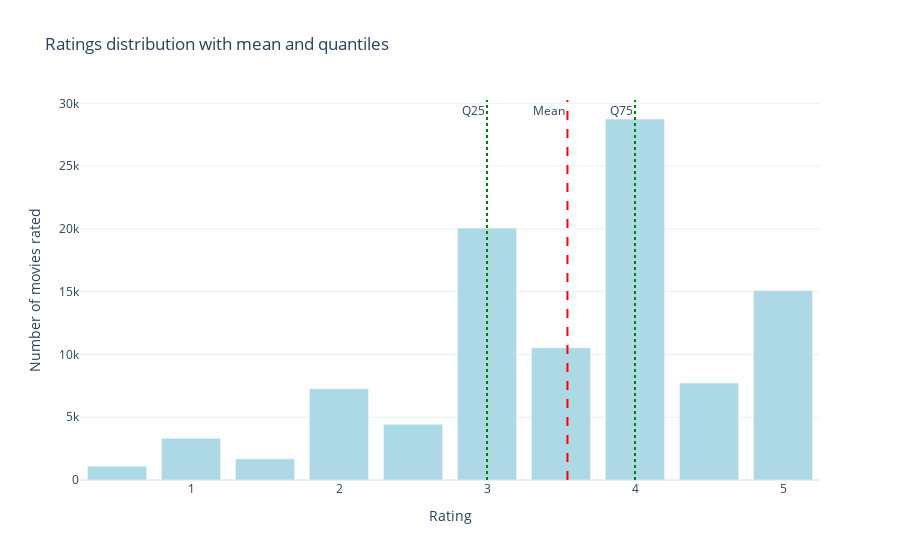

Notebook source saved alongside this figure:
### Markdown cell above
We will now look at the ratings datasets, first, we will study the small with fewer data and then apply the same methods over the bigger dataset. We will calculate the 0.25 and the 0.75 quantiles and the mean to have an idea of a minimum rating to get for our suggesting algorithm per user in the future.

### Code cell
ratings_small = pd.read_csv("ratings_small.csv")


mean_rating = ratings_small['rating'].mean()
quantiles = ratings_small['rating'].quantile([0.25, 0.75])

print("Ratings statistics :")
print(f"Mean : {mean_rating:.2f}")
print("Quantiles :")
print(quantiles)

plt.figure(figsize=(8, 5))
sns.boxplot(x=ratings_small['rating'], color='skyblue')
plt.title("Ratings distribution(Boxplot)")
plt.xlabel("Rating")
plt.show()

rating_counts = ratings_small['rating'].value_counts().sort_index()

fig = go.Figure()

fig.add_trace(go.Bar(
    x=rating_counts.index,
    y=rating_counts.values,
    marker_color='lightblue',
    name='Number of ratings'
))
fig.add_vline(x=mean_rating, line_dash="dash", line_color="red", 
              annotation_text="Mean", annotation_position="top left")

for q, val in quantiles.items():
    fig.add_vline(x=val, line_dash="dot", line_color="green", 
                  annotation_text=f"Q{int(q*100)}", annotation_position="top left")

fig.update_layout(
    title="Ratings distribution with mean and quantiles",
    xaxis_title="Rating",
    yaxis_title="Number of movies rated",
    template="plotly_white"
)

fig.show()

### Figure 1 — Plotly figure (JSON) as saved in the notebook; plotly's stock layout.template omitted (floating-point values rounded to 4 significant figures)
{"data": [{"marker": {"color": "lightblue"}, "name": "Number of ratings", "type": "bar", "x": [0.5, 1, 1.5, 2, 2.5, 3, 3.5, 4, 4.5, 5], "y": [1101, 3326, 1687, 7271, 4449, 20064, 10538, 28750, 7723, 15095]}], "layout": {"annotations": [{"showarrow": false, "text": "Mean", "x": 3.544, "xanchor": "right", "xref": "x", "y": 1, "yanchor": "top", "yref": "y domain"}, {"showarrow": false, "text": "Q25", "x": 3, "xanchor": "right", "xref": "x", "y": 1, "yanchor": "top", "yref": "y domain"}, {"showarrow": false, "text": "Q75", "x": 4, "xanchor": "right", "xref": "x", "y": 1, "yanchor": "top", "yref": "y domain"}], "shapes": [{"line": {"color": "red", "dash": "dash"}, "type": "line", "x0": 3.544, "x1": 3.544, "xref": "x", "y0": 0, "y1": 1, "yref": "y domain"}, {"line": {"color": "green", "dash": "dot"}, "type": "line", "x0": 3, "x1": 3, "xref": "x", "y0": 0, "y1": 1, "yref": "y domain"}, {"line": {"color": "green", "dash": "dot"}, "type": "line", "x0": 4, "x1": 4, "xref": "x", "y0": 0, "y1": 1, "yref": "y domain"}], "title": {"text": "Ratings distribution with mean and quantiles"}, "xaxis": {"title": {"text": "Rating"}}, "yaxis": {"title": {"text": "Number of movies rated"}}}}
